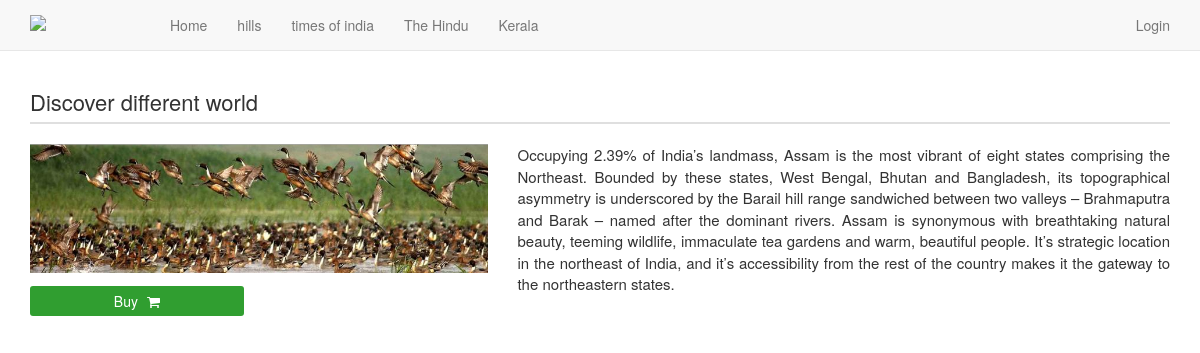
Page /product_detail.php?pid=671c2fe5-d24f-11e5-8782-f0def14bce9f on the committed database.
### tables this page shows
CREATE TABLE IF NOT EXISTS `tbl_categories` (
  `category_id` varchar(36) NOT NULL,
  `category_name` varchar(50) NOT NULL,
  `description` longblob NOT NULL,
  PRIMARY KEY (`category_id`)
);

CREATE TABLE IF NOT EXISTS `tbl_product` (
  `product_id` varchar(36) NOT NULL,
  `product_name` varchar(50) NOT NULL,
  `product_short_desc` blob NOT NULL,
  `product_full_desc` longblob NOT NULL,
  `image_url` blob NOT NULL,
  `dp_imageUrl` blob NOT NULL,
  `video_url` blob NOT NULL,
  `category_id` varchar(36) NOT NULL,
  PRIMARY KEY (`product_id`)
);

### product_detail.php (the view, shortened to what this page needs)
<!DOCTYPE html>
<?php
$product_id=$_GET['pid'];
$link = mysqli_connect('localhost:3306', 'root', '', 'project');
$sql    = "select product_id,product_name,product_short_desc,product_full_desc,image_url,dp_imageUrl,video_url,category_id from tbl_product where product_id='".$product_id."'";
$result = mysqli_query($link, $sql);
while($row = mysqli_fetch_assoc($result)) {
	$product_name=$row['product_name'];
	$product_full_desc=$row['product_full_desc'];
	$dp_imageUrl=$row['dp_imageUrl'];
}
?>
<html lang="en">
	<head>
		<link href="css/bootstrap.min.css" rel="stylesheet">
		<link href="css/style.css" rel="stylesheet">
		<link rel="stylesheet" href="css/font-awesome.css" type="text/css" >
	</head>
	<body>
    <nav class="navbar navbar-default navbar-fixed-top">
		<div class="container">
			<div class="navbar-header">
				<a class="navbar-brand" href="index.php"><img src="http://www.skilladda.com/assets/images/skilladda_logo180.png" style="width:110px;" /></a>
			</div>
			<div id="navbar" class="navbar-collapse collapse" aria-expanded="false" style="height: 1px;">
				<ul class="nav navbar-nav">
					<li><a href="index.php">Home</a></li>
					<?php
						$sql    = "select category_id,category_name from tbl_categories";
						$result = mysqli_query($link, $sql);
						while($row = mysqli_fetch_assoc($result)) {
							echo '<li><a href="category_page.php?cid='.$row['category_id'].'">'.$row['category_name'].'</a></li>';
						}
					?>
				</ul>
				<ul class="nav navbar-nav navbar-right">
					<li class="">
					<?php
						if($_SESSION['userLogin'] == 'LoggedIn'){ ?>
							<a href="logout.php">Logout <span class="sr-only">(current)</span></a></li>
						<?php }else{
						?>
						<a href="login.php">Login <span class="sr-only">(current)</span></a></li>
					<?php
						}
					?>
				</ul>
			</div>
		</div>
    </nav>
    <div class="container">
		<div class="row">
			<div class="col-md-12 col-sm-12 col-xs-12">
				<div class="category-name"><?php echo $product_name; ?></div>
				<hr class="br-grey mt-5"></hr>
			</div>
			<div class="col-md-5 col-sm-6 col-xs-12">
				<?php
					if(isset($dp_imageUrl)){
						?>
						<img src="images/<?php echo $dp_imageUrl; ?>" class="product-img mb-10" style="height:auto" />
				<?php
					}
				?>
				<div class="row">
					<div class="col-md-6 col-sm-6 col-xs-12">
						<a href="thank_you.php" class="mt-10 mb-10 detail-btn">Buy <i class="fa fa-shopping-cart"></i></a>
					</div>
				</div>
			</div>
			<div class="col-md-7 col-sm-6 col-xs-12">
				<div class="text-head">
						<?php echo $product_full_desc;?>
				</div>
			</div>
		</div>
    </div>
	</body>
</html>

### css/style.css (style rules this page uses)
.navbar-fixed-top { position: relative; }
.category-name { font-size:22px; margin-top:15px; }
.product-img { width:100%; height:160px; }
.text-head { height: 50px; font-size: 15px; display: table-cell; vertical-align: middle; text-align:justify; }
.mt-5 { margin-top:5px; }
.mt-10 { margin-top:10px; }
.mb-10 { margin-bottom:10px; }
.br-grey { border: 1px solid #dfdfdf; }
.detail-btn { width: 100%; display: block; height: 30px; text-align: center; padding: 5px; background-color: #309E30; color: white !Important; text-decoration: none !important; border-radius: 3px; margin-top:3px; }
.detail-btn>i { margin-left:5px; }

### rows in the picture
tbl_categories: category_name "hills"
tbl_categories: category_name "times of india"
tbl_categories: category_name "The Hindu"
tbl_categories: category_name "Kerala"
tbl_product: product_name "Discover different world", dp_imageUrl (picture), product_full_desc "Occupying 2.39% of India’s landmass, Assam is the most vibrant of eight states comprising the Northeast. Bounded by these states, West Bengal, Bhutan and Bangladesh, its topographical asymmetry is underscored by the Barail hill range sandwiched between two valleys – Brahmaputra and Barak – named after the dominant rivers. Assam is synonymous with breathtaking natural beauty, teeming wildlife, immaculate tea gardens and warm, beautiful people. It’s strategic location in the northeast of India, and it’s accessibility from the rest of the country makes it the gateway to the northeastern states."
